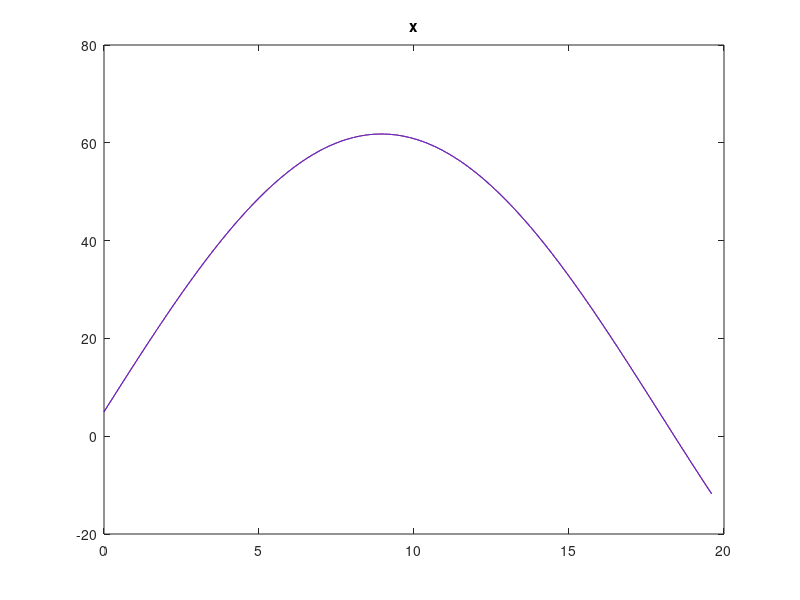
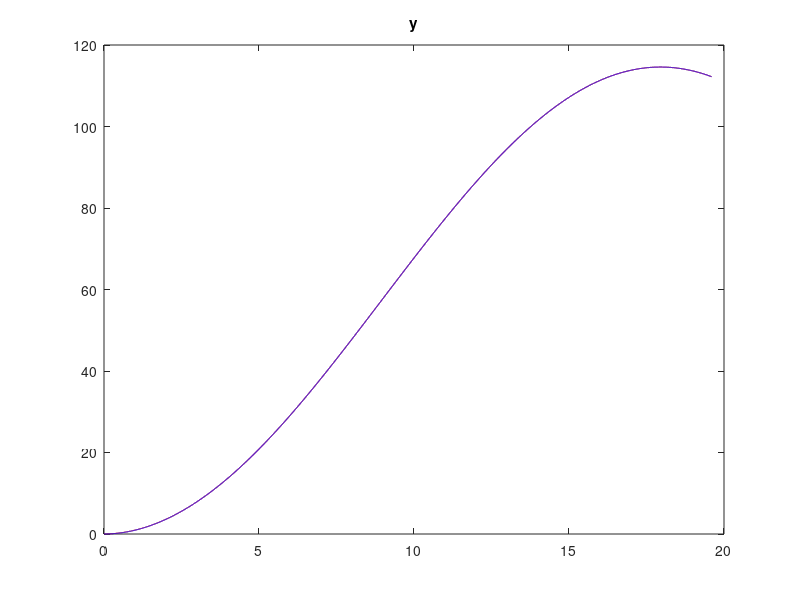
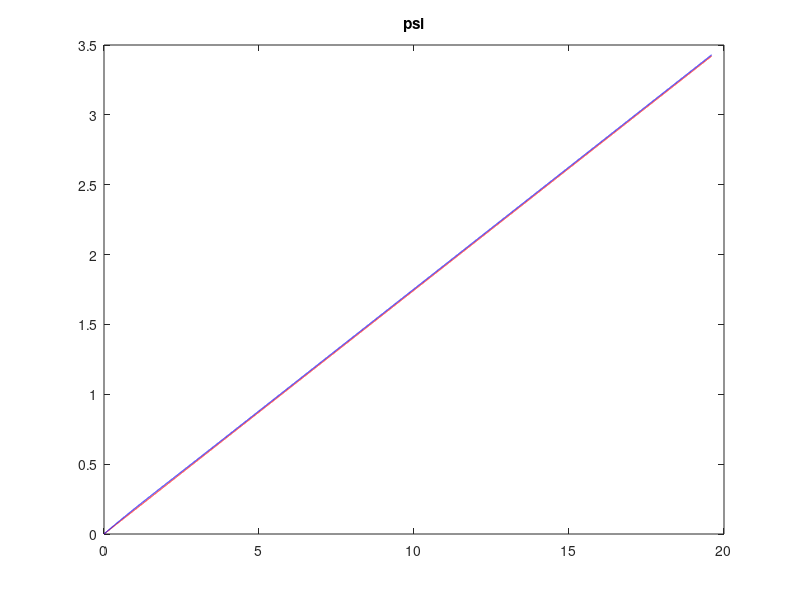
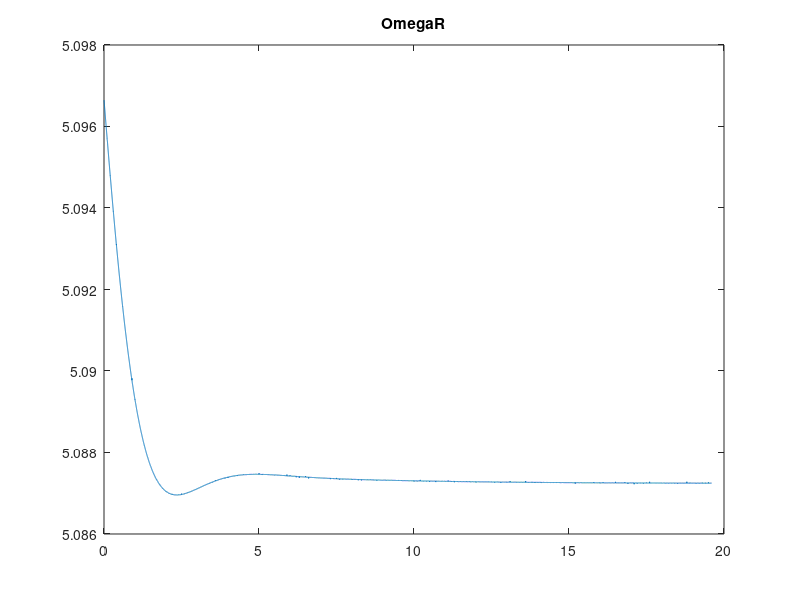

Reproduce these figures in MATLAB, in order.
data = load('plantData_NMPC');

time = [data.plant_tout];
y    = [data.plant_yout];
u    = [data.plant_uout];
yref = [data.plant_yrefout];

dt   = 1;

figure
plot(time,yref(1,:),'r')
hold on
plot(time,y(1,:),'b')
title('x')

figure
plot(time,yref(2,:),'r')
hold on
plot(time,y(2,:),'b')
title('y')

figure
plot(time,yref(3,:),'r')
hold on
plot(time,y(3,:),'b')
title('psi')

figure
% plot(time(1,1:dt:end),round(u(1,1:dt:end)*100)/100)
plot(time(1,1:dt:end),u(1,1:dt:end))
title('OmegaR')

figure
% plot(time(1,1:dt:end),round(u(2,1:dt:end)*100)/100)
plot(time(1,1:dt:end),u(2,1:dt:end))
title('OmegaL')

figure
plot(yref(1,:),yref(2,:),'r')
hold on
plot(y(1,:),y(2,:),'b')
title('Trajectory')

